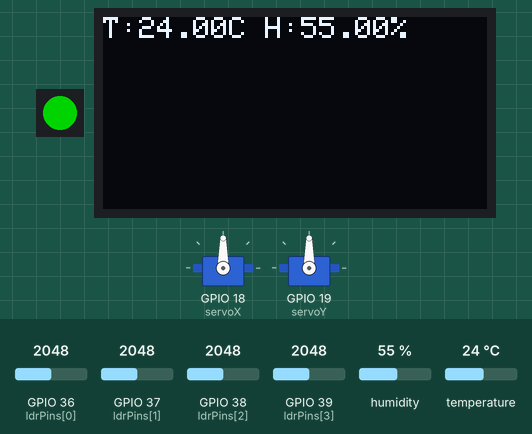
Bench run of a sketch on a simulated ESP32. On the bench: 1 RGB LEDs in strip order, left to right, 2 × servo, 128×64 one-colour display. The inputs (shaded band) are chosen by the test bench; at power-on: temperature 24 °C, GPIO 36 (ldrPins[0]) = 2048, GPIO 37 (ldrPins[1]) = 2048, GPIO 38 (ldrPins[2]) = 2048, GPIO 39 (ldrPins[3]) = 2048, humidity 55 %. Dim RGB values are drawn brighter than linear.

Above: at 1.8 s.
1.9 s: temperature set to 33 °C
At 3.3 s:
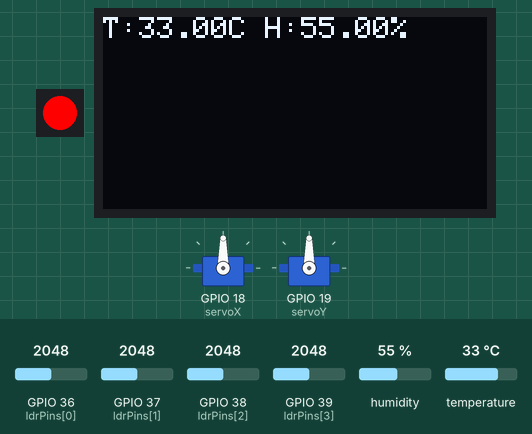
3.6 s: GPIO 36 (ldrPins[0]) set to 2104
5.3 s: GPIO 36 (ldrPins[0]) set to 2199
At 6.8 s:
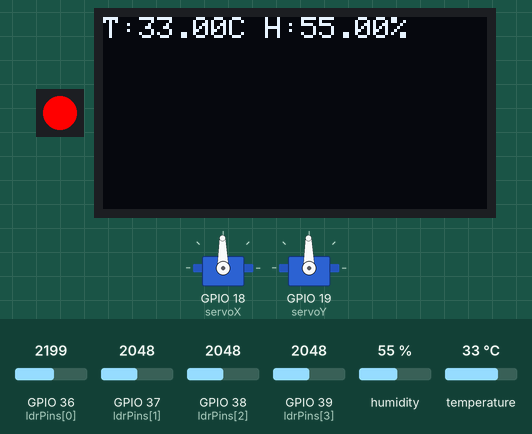
11.4 s: GPIO 37 (ldrPins[1]) set to 2148
At 12.2 s:
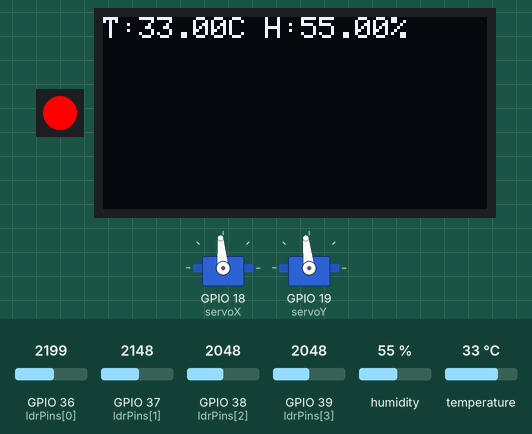
17.5 s: GPIO 38 (ldrPins[2]) set to 2147
At 19.4 s:
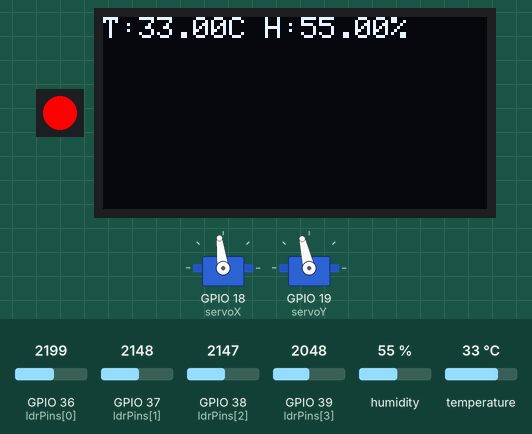
23.6 s: temperature set to 12 °C
At 25.6 s:
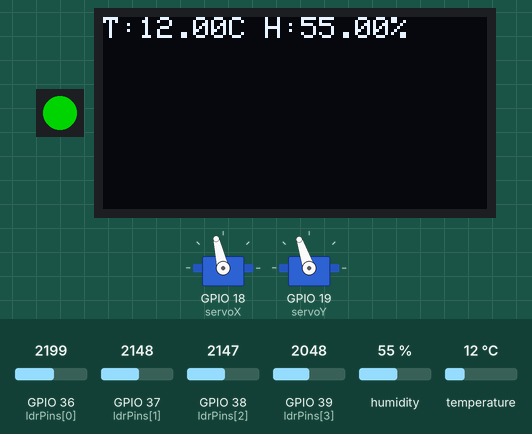
Timing chart, 0 to 38.8 s (numbered marks = the images above; inputs shaded):
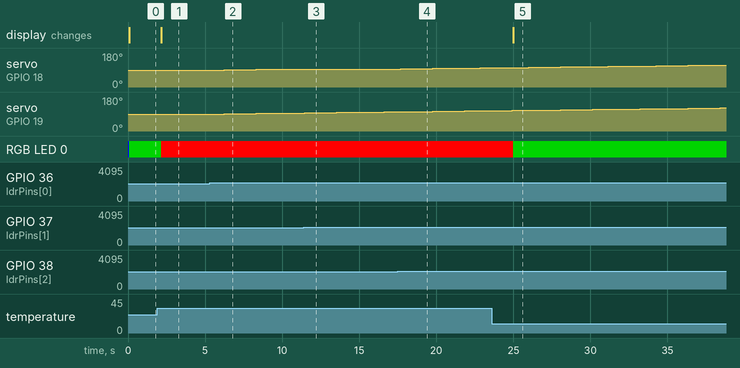

Measured:
- after the input at 1.9 s, RGB LED 0: RGB(0, 128, 0) → RGB(255, 0, 0) after 0.26 s; the display: first changes after 0.26 s (image 1 shows a later state)
- after the input at 3.6 s, every drawn part: stays the same
- after the input at 5.3 s, servo on GPIO 18 (servoX), servo on GPIO 19 (servoY): moves from 90° to 95° over 4.2 s, starting after 0.96 s
- after the input at 11.4 s, servo on GPIO 18 (servoX): stays 95° (without the input it goes to 96° after 0.06 s)
- after the input at 17.5 s, servo on GPIO 18 (servoX): moves from 95° to 101° over 5.2 s, starting after 0.19 s
- after the input at 23.6 s, RGB LED 0: RGB(255, 0, 0) → RGB(0, 128, 0) after 1.4 s; the display: first changes after 1.4 s (image 5 shows a later state)

The sketch:

main.ino
```cpp
// seguidor-solar-esp32/main.ino
#include <Wire.h>
#include <Adafruit_GFX.h>
#include <Adafruit_SSD1306.h>
#include <DHT.h>
#include <FastLED.h>
#include <Servo.h>

#define SCREEN_WIDTH 128
#define SCREEN_HEIGHT 64
#define OLED_RESET   -1
Adafruit_SSD1306 display(SCREEN_WIDTH, SCREEN_HEIGHT, &Wire, OLED_RESET);

#define DHTPIN 10
#define DHTTYPE DHT11
DHT dht(DHTPIN, DHTTYPE);

#define LED_PIN 48
#define NUM_LEDS 1
CRGB leds[NUM_LEDS];

Servo servoX, servoY;
int ldrPins[4] = {A0, A1, A2, A3};  // TL, TR, BL, BR
int posX = 90, posY = 90;

void setup() {
  Serial.begin(115200);
  dht.begin();
  FastLED.addLeds<WS2812, LED_PIN, GRB>(leds, NUM_LEDS);
  leds[0] = CRGB::Blue;
  FastLED.show();

  servoX.attach(18);
  servoY.attach(19);
  servoX.write(posX);
  servoY.write(posY);

  display.begin(SSD1306_SWITCHCAPVCC, 0x3C);
  display.clearDisplay();
}

void loop() {
  int TL = analogRead(ldrPins[0]);
  int TR = analogRead(ldrPins[1]);
  int BL = analogRead(ldrPins[2]);
  int BR = analogRead(ldrPins[3]);

  int top = (TL + TR) / 2;
  int bottom = (BL + BR) / 2;
  int left = (TL + BL) / 2;
  int right = (TR + BR) / 2;

  if (abs(top - bottom) > 50) {
    posY += (top > bottom ? 1 : -1);
  }
  if (abs(left - right) > 50) {
    posX += (left > right ? 1 : -1);
  }
  servoX.write(posX);
  servoY.write(posY);

  float temp = dht.readTemperature();
  float hum  = dht.readHumidity();

  display.clearDisplay();
  display.setCursor(0,0);
  display.print("T:"); display.print(temp); display.print("C ");
  display.print("H:"); display.print(hum); display.println("%");
  display.display();

  leds[0] = (temp > 30 ? CRGB::Red : CRGB::Green);
  FastLED.show();

  delay(1000);
}
```
